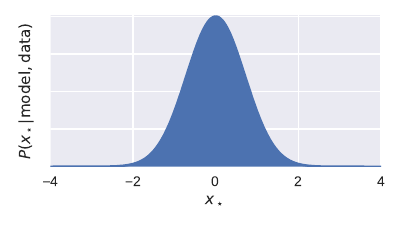

The script that saved this image:
#!/usr/bin/env python3

import matplotlib.pyplot as plt
import numpy as np

plt.style.use('seaborn')

fig = plt.figure(figsize=(4, 9/4.))

x = np.linspace(-4, 4., 1000)
y = np.exp(-x**2)

plt.plot(x, y)
plt.fill_between(x, np.zeros_like(x), y)
plt.xlabel('$x_\star$')
plt.ylabel(r'$P(x_\star|\mathrm{model}, \mathrm{data})$')
plt.ylim(0, 1.01)
plt.xlim(-4, 4)
fig.gca().set_yticklabels([])
plt.tight_layout()
plt.savefig('bayes.pdf')
